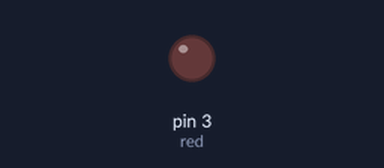
Simulated run of this sketch. Board: Arduino Uno, built with avr-gcc and run on an emulated ATmega328P. Parts: output pins drawn as LEDs (lit = HIGH).

Above: at 0.05 s.
At 6.35 s:
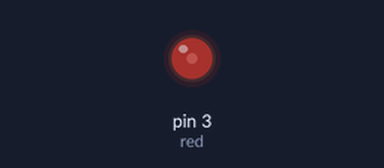
At 12.75 s:
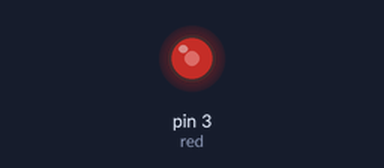
At 25.57 s:
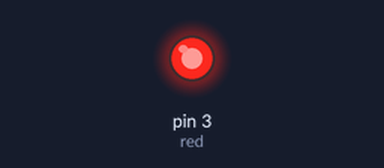
Timing chart, 0 to 40.0 s (numbered marks = the images above):
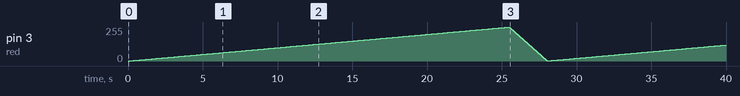

The sketch:

task1.ino
```cpp
int red = 3;

void setup() {

  // put your setup code here, to run once:
  pinMode(red, OUTPUT);
}

void loop() {
  // put your main code here, to run repeatedly:


  for ( int i = 0; i < 255; i++)
  {
    analogWrite( red , i);
    delay(100);
    if (i == 254)
    {

      for (i= 254 ; i > 0; i--)
      {
        analogWrite( red , i);
        delay(10);
      }
      delay(10);
    }
  }

}
```

Measured:
- by itself, pin 3 (red): 0/255 → 1/255 at 0.10 s, → 2/255 0.10 s later, → 3/255 0.10 s later, → 4/255 0.10 s later, … (626 changes in this stretch)
